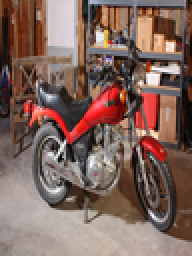
%> input picture CV-Shai/HW/ATICV2016 - Assignment2 - Stereo Matching (1)/ATICV2016 - Assignment2/my_image_left.png, 96 x 128 px, shrunk from 288 x 384 before the run (shown 2 times larger)
$ octave run_script.m   (GNU Octave 9; MATLAB toolbox functions it lacks are replaced by stand-ins)
%> lines starting %> are read from the running program, lines starting %| are printed output that depends on the picture; in (x1, y1, x2, y2) boxes, pixels count from 0 and x2, y2 are one past the last pixel; in counts of white or black regions, pixels touching at a corner belong together; the program's own positions count from 1
### CV-Shai/HW/ATICV2016 - Assignment2 - Stereo Matching (1)/ATICV2016 - Assignment2/compute_all.m
function compute_all(file_left_img, file_right_img, file_params)
%> called with file_left_img = 'my_image_left.png', file_right_img = 'my_image_right.png', file_params = 'my_params.mat'


    %% Initializing

    % Processing Parameters
    load(file_params)
    required_params = {'p_dRange', 'p_WinSize', 'p_Cost1', 'p_Cost2'};
    for ip = 1:numel(required_params)
        assert(exist(required_params{ip}, 'var') == 1, sprintf('%s is missing in params file', required_params{ip}));
    end
    num_labels = 2 * p_dRange + 1;

    % Read images
    rgb_left = imread(file_left_img);
%> rgb_left is the input picture: size 128x96x3 uint8; mean R, G, B 128.5, 101.6, 93
    im_left = im2double(rgb2gray(rgb_left));
    rgb_right = imread(file_right_img);
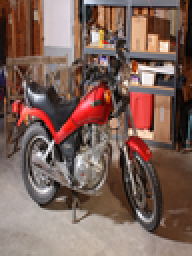
%> input picture CV-Shai/HW/ATICV2016 - Assignment2 - Stereo Matching (1)/ATICV2016 - Assignment2/my_image_right.png, 96 x 128 px, shrunk from 288 x 384 before the run (shown 2 times larger)
%> rgb_right is the input picture: size 128x96x3 uint8; mean R, G, B 125.7, 98.5, 89.5
    im_right = im2double(rgb2gray(rgb_right));

    % Draw images
    figure(101);
    subplot(1, 2, 1); imshow(im_left); title('Left Image');
    subplot(1, 2, 2); imshow(im_right); title('Right Image');


    %% SSD Distance matrix

    % Compute Sum-Square-Diff distance
    ssdd = ssd_distance(im_left, im_right, p_WinSize, p_dRange);


    %% Naive disparity image

    % Construct disparity image
    label_no_smooth = naive_labeling(ssdd);

    % Draw disparity image
    figure(102);
    subplot(1, 2, 1); imshow(rgb_left); title('Source Image');
    subplot(1, 2, 2);
    imshow(label_no_smooth, [1, num_labels]);
    colormap('jet'); title('Naive Depth');


    %% Smooth disparity image - Dynamic Programming

    % Construct disparity image
    label_smooth_dp = dp_labeling(ssdd, p_Cost1, p_Cost2);

    % Draw disparity image
    figure(103);
    subplot(1, 2, 1); imshow(rgb_left); title('Source Image');
    subplot(1, 2, 2);
    imshow(label_smooth_dp, [1, num_labels]);
    colormap('jet'); title('Smooth Depth - DP');


    %% Smooth disparity image - Semi-Global Mapping

    % Construct disparity image
    label_smooth_sgm = sgm_labeling(ssdd, p_Cost1, p_Cost2);

    % Draw disparity image
    figure(104);
    subplot(1, 2, 1); imshow(rgb_left); title('Source Image');
    subplot(1, 2, 2);
    imshow(label_smooth_sgm, [1, num_labels]);
    colormap('jet'); title('Smooth Depth - SGM');


    %% Final results

    figure(105);
    subplot(2, 2, 1); imshow(rgb_left); title('Source');
    subplot(2, 2, 2);
    imshow(label_no_smooth, [1, num_labels]);
    colormap('jet'); title('SSD');
    subplot(2, 2, 3);
    imshow(label_smooth_dp, [1, num_labels]);
    colormap('jet'); title(sprintf('DP (%0.1f,%0.1f)', p_Cost1, p_Cost2));
    subplot(2, 2, 4);
    imshow(label_smooth_sgm, [1, num_labels]);
    colormap('jet'); title(sprintf('SGM (%0.1f,%0.1f)', p_Cost1, p_Cost2));

end

### CV-Shai/HW/ATICV2016 - Assignment2 - Stereo Matching (1)/ATICV2016 - Assignment2/ssd_distance.m
function [ssdd] = ssd_distance_bkp (im_left, im_right, win_size, dsp_range)
%> called with win_size = 3, dsp_range = 50

    % initialize ssdd matrix:
    dsp_full_range = -dsp_range:dsp_range;
    [nRows, nCols] = size(im_left);
%> nRows = 128; nCols = 96
    nLabels=2*dsp_range + 1;
    window = ones(win_size);
    ssdd=zeros(nRows, nCols, nLabels);

    % Input images are rectified => x-axis search only
    im_right_padded = zeros(nRows,nCols+nLabels-1);
    im_right_padded(:,dsp_range+1:dsp_range+nCols) = im_right;

    for i = 1:nLabels
        % Shift im_right in the current disparity
        shift_im_right = im_right_padded(:,dsp_range+1+dsp_full_range(i):dsp_range+1+dsp_full_range(i)+nCols-1);
        % Perform conv2 with the square diff matrix.
        	ssdd(:,:,i) = conv2( (shift_im_right - im_left(:,:)).^2, window, 'same');
    end

    % Normalization
    ssdd = 255 * ( ssdd - min(ssdd(:)) ) / ( max(ssdd(:)) - min(ssdd(:)) );


end

### CV-Shai/HW/ATICV2016 - Assignment2 - Stereo Matching (1)/ATICV2016 - Assignment2/naive_labeling.m
function [label_no_smooth] = naive_labeling(ssdd)

    [~, label_no_smooth] = min(ssdd,[],3);

% [10 lines of commented-out code are left out]
end

### CV-Shai/HW/ATICV2016-Assignment2/ATICV2016 - Assignment2/dp_grade_slice.m
function [ L_slice ] = dp_grade_slice (C_slice, P1, P2)

    [nLabels, nCols]=size(C_slice);


    % L_slice always gets atleast C_slice: L_slice(d,col)=C_slice(d,col)
    L_slice=C_slice;
    L_slice_pad = [inf*ones([1,nCols]); L_slice; inf*ones([1,nCols])];

    for col=2:nCols
        min_prev_col=min(L_slice(:,col-1));
        % L(d,col-1)
        val1 = L_slice_pad(2:end-1,col-1);
        val2 = P1 + min( L_slice_pad(3:end,col-1),...
        L_slice_pad(1:end-2,col-1) );

        % min{L(d+k,col-1)} when k>=2
        val3 = (P2 + min (L_slice_pad(:, col - 1)))*ones([nLabels,1]);
        M = min(min(val1, val2), val3);
        L_slice_pad(2:end-1,col) = L_slice_pad(2:end-1,col) + M -min_prev_col;
    end
    L_slice = L_slice_pad(2:end-1,:) ;
end

### CV-Shai/HW/ATICV2016 - Assignment2 - Stereo Matching (1)/ATICV2016 - Assignment2/dp_labeling.m
function [ label_smooth_dp] = dp_labeling(C, P1, P2)
%> called with P1 = 0.5, P2 = 3

        [nRows, nCols, ~]=size(C);
        label_smooth_dp=zeros(nRows, nCols);

        for row=1:nRows
             L_silce_h = dp_grade_slice (squeeze(C(row,:,:))', P1, P2);
            [~, label_smooth_dp(row,:)] = min(L_silce_h);
        end
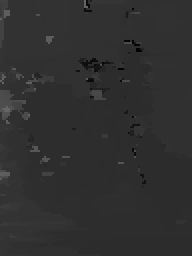
%> label_smooth_dp: size 128x96 double (shown 2 times larger); min 1, max 101, mean 47.5


end

### CV-Shai/HW/ATICV2016 - Assignment2 - Stereo Matching (1)/ATICV2016 - Assignment2/sgm_labeling.m
function label_smooth_sgm = sgm_labeling(C, P1, P2);
%> called with P1 = 0.5, P2 = 3
%SGM_LABELING - find disparcity map based on minimum ssdd of 8 directions
%
[m, n, ~] = size(C);
%> m = 128; n = 96
label_smooth_sgm = zeros(m, n);

%%
% Horizontal direction
for i=1:m
    L1 = dp_grade_slice (get_slice_direction(C, 1, i), P1, P2);
    L5 = dp_grade_slice (get_slice_direction(C, 5, i), P1, P2);
    [~, L1_min] = min(L1);
    [~, L5_min] = min(L5);
    label_smooth_sgm(i,:) = label_smooth_sgm(i,:) + L1_min + L5_min;
end
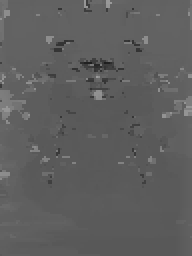
%> label_smooth_sgm: size 128x96 double (shown 2 times larger); min 29, max 156, mean 94.2

%%
% Vertical direction

for i=1:n
    L3 = dp_grade_slice (get_slice_direction(C, 3, i), P1, P2);
    L7 = dp_grade_slice (get_slice_direction(C, 7, i), P1, P2);
    [~, L3_min] = min(L3);
    [~, L7_min] = min(L7);
    label_smooth_sgm(:,i) = label_smooth_sgm(:,i) + L3_min' + L7_min';
end
%> this loop made 96 passes
%> pass 1, in dp_grade_slice (call 181), `L_slice = L_slice_pad(2:end-1,:) ;`:
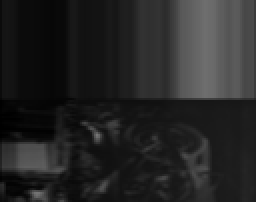
%> L_slice: size 101x128 double (shown 2 times larger); min 0.0693, max 117, mean 37.6
%> pass 1, in get_slice15 (call 122), `slice = squeeze(slice)';`:
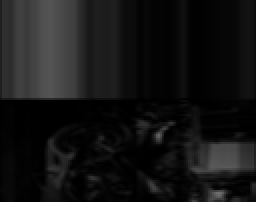
%> slice: size 101x128 double (shown 2 times larger); min 0.00673, max 111.2, mean 20.7; mean of the top-left, top-right, bottom-left and bottom-right quarters 50.3, 7.1, 7, 18.9
%> after the loop:
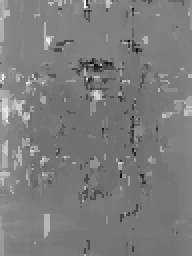
%> label_smooth_sgm: size 128x96 double (shown 2 times larger); min 86, max 295, mean 188.2; drawn with min black and max white

%%
% Diagnals

for i= -m + 1: 1: n-1
    L2 = dp_grade_slice (get_slice_direction(C, 2, i), P1, P2);
    L4 = dp_grade_slice (get_slice_direction(C, 4, i), P1, P2);
    L6 = dp_grade_slice (get_slice_direction(C, 6, i), P1, P2);
    L8 = dp_grade_slice (get_slice_direction(C, 8, i), P1, P2);
    sub = diagnum2ind(m, n, i);
    [~, L2_min] = min(L2);
    [~, L6_min] = min(L6);
    label_smooth_sgm(sub) = label_smooth_sgm(sub) + L2_min + fliplr(L6_min);

    tmp = zeros([m,n]);
    [~, L4_min] = min(L4);
    [~, L8_min] = min(L8);
    tmp(sub) = L4_min + fliplr(L8_min);
    label_smooth_sgm = label_smooth_sgm + fliplr(tmp);
end
%> this loop made 223 passes
%> (L2_min, L6_min, L8_min) on passes 3 to 4: ([51 51 51], [50 51 51], [44 44 44]), ([52 51 51 50], [49 50 51 51], [43 44 44 44])
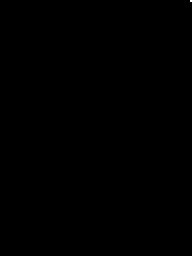
%> tmp: size 128x96 double (shown 2 times larger); values 0 (black) and 130 (white), 0.01% white in thin lines or dots, all inside (x1, y1, x2, y2) = (95, 0, 96, 1)

label_smooth_sgm = label_smooth_sgm /8;
end


function ind = diagnum2ind(m, n, diagnum)


if diagnum < 0
    row_sub = abs(diagnum)+1:1:m;
    col_sub = 1:1:min(length(row_sub),n);
    row_sub = row_sub(1:length(col_sub));
else
    col_sub = abs(diagnum)+1:1:n;
    row_sub = 1:1:min(length(col_sub),m);
    col_sub = col_sub(1:length(row_sub));
end
ind = sub2ind([m,n], row_sub, col_sub);
end

### CV-Shai/HW/ATICV2016 - Assignment2 - Stereo Matching (1)/ATICV2016 - Assignment2/get_slice_direction.m
function slice  = get_slice_direction(C, slice_direction, slice_idx)
%get_slice_direction  - get slices of ssdd matrix.
%   depending on direction get slices of C[dXnXm]- tensor of pixels per
%   disparity values. for diagnle directions indexing is used as
%   library function `diag` uses.

if slice_direction == 1 || slice_direction == 5
    slice = get_slice15(C, slice_idx, slice_direction == 5);
elseif slice_direction == 2 || slice_direction == 6
    slice = get_slice26(C, slice_idx, slice_direction == 6);
elseif slice_direction == 3 || slice_direction == 7
    slice = get_slice15(permute(C, [2, 1, 3]), slice_idx, slice_direction == 7);
elseif slice_direction == 4 || slice_direction == 8
    slice = get_slice26(fliplr(C), slice_idx, slice_direction == 8);


end
end

function  slice = get_slice15(C, slice_idx, flip)
    slice = C(slice_idx, :, :);
    if flip
        slice = fliplr(slice);
    end
    slice = squeeze(slice)';
end

function slice = get_slice26(C, slice_idx, flip)

    %slice_idx - -1 is the first diag under the main diag
    %             1 is the first diag right to the main diag
    [~, ~, d] = size(C);
    slice = zeros([d, length(diag(C(:,:,1), slice_idx))]);

    for i=1:d
        slice(i,:) = diag(C(:,:,i), slice_idx);
    end

    if flip
        slice = fliplr(slice);
    end
end

### CV-Shai/HW/ATICV2016 - Assignment2 - Stereo Matching (1)/ATICV2016 - Assignment2/run_script.m

clc;
close all;
clear variables;
dbstop if error;

% Built-in images
%compute_all('image_left.png', 'image_right.png', 'params.mat')

% Student images
compute_all('my_image_left.png', 'my_image_right.png', 'my_params.mat')
